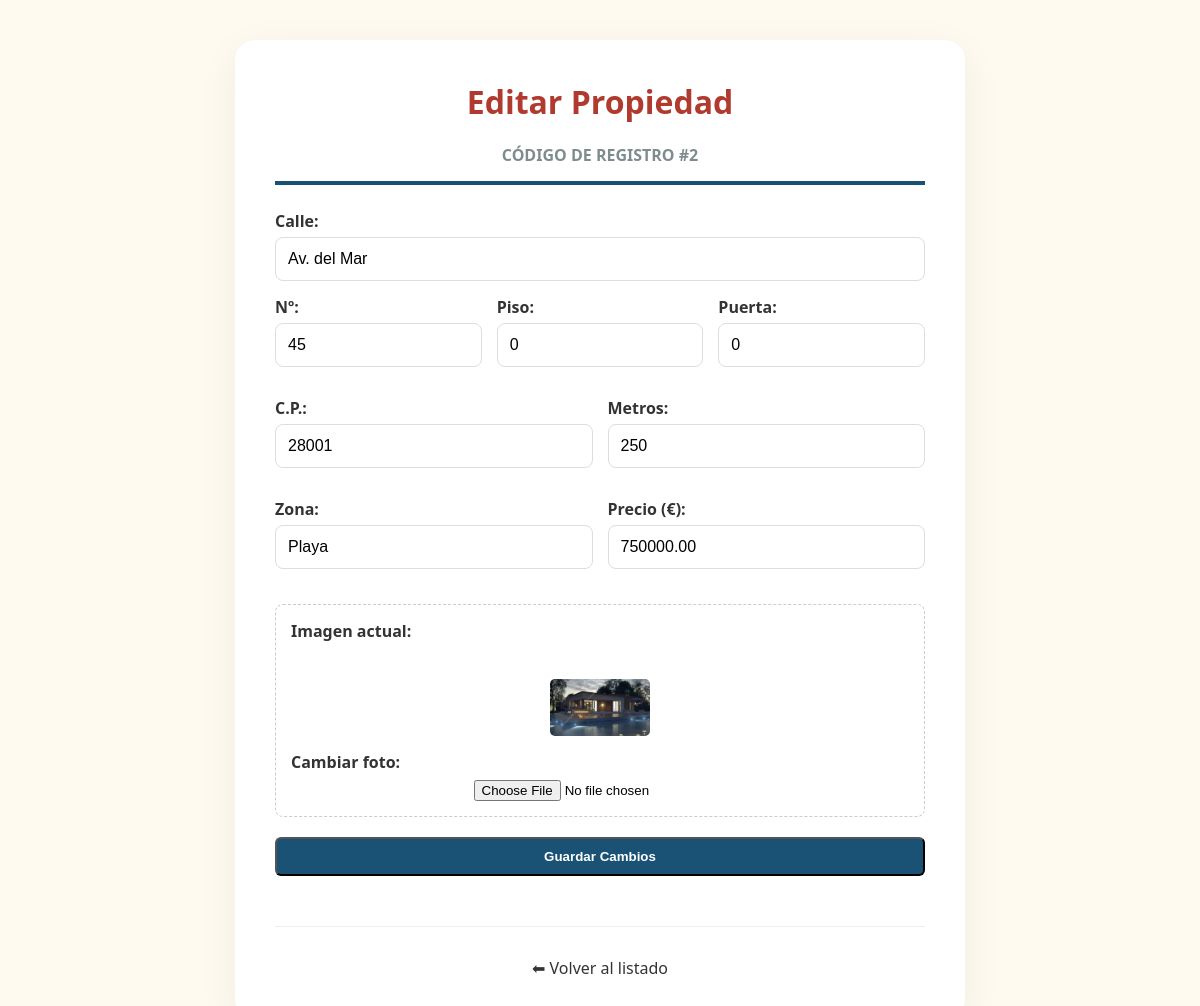
/administrador/pisos/modificar.php?codigo=2 (signed in), run on the app's committed database.
### tables this page shows
CREATE TABLE `pisos` (
  `Codigo_piso` int(11) NOT NULL,
  `calle` varchar(40) NOT NULL,
  `numero` int(11) NOT NULL,
  `piso` int(11) NOT NULL,
  `puerta` varchar(5) NOT NULL,
  `cp` int(11) NOT NULL,
  `metros` int(11) NOT NULL,
  `zona` varchar(15) DEFAULT NULL,
  `precio` decimal(10,2) NOT NULL,
  `imagen` varchar(100) NOT NULL,
  `usuario_id` int(11) DEFAULT NULL
);

### administrador/pisos/modificar.php (the view, shortened to what this page needs)
<?php
require_once "../../config/conexion.php";
$id = intval($_GET['codigo'] ?? 0);
$res = mysqli_query($conn, "SELECT * FROM pisos WHERE Codigo_piso = $id");
$piso = mysqli_fetch_assoc($res);
?>
<!DOCTYPE html>
<html lang="es">
<head>
    <link rel="stylesheet" href="../../css/estilos.css">
    <link rel="stylesheet" href="../../css/admin.css">
</head>
<body>
    <div class="caja-principal" style="max-width: 650px;">
        <div class="admin-header">
            <h1 class="titulo-hola">Editar Propiedad</h1>
            <p class="texto-rol">CÓDIGO DE REGISTRO #<?php echo $id; ?></p>
        </div>
        <form method="POST" enctype="multipart/form-data">
            <label class="label-bold">Calle:</label>
            <input type="text" name="calle" class="input-gema" value="<?php echo htmlspecialchars($piso['calle']); ?>"
                required>
            <div class="grupo-triple">
                <div>
                    <label class="label-bold">Nº:</label>
                    <input type="number" name="numero" class="input-gema" value="<?php echo $piso['numero']; ?>"
                        required>
                </div>
                <div>
                    <label class="label-bold">Piso:</label>
                    <input type="number" name="piso" class="input-gema" value="<?php echo $piso['piso']; ?>" required>
                </div>
                <div>
                    <label class="label-bold">Puerta:</label>
                    <input type="text" name="puerta" class="input-gema"
                        value="<?php echo htmlspecialchars($piso['puerta']); ?>" required>
                </div>
            </div>
            <div class="grupo-doble">
                <div>
                    <label class="label-bold">C.P.:</label>
                    <input type="number" name="cp" class="input-gema" value="<?php echo $piso['cp']; ?>">
                </div>
                <div>
                    <label class="label-bold">Metros:</label>
                    <input type="number" name="metros" class="input-gema" value="<?php echo $piso['metros']; ?>">
                </div>
            </div>
            <div class="grupo-doble">
                <div>
                    <label class="label-bold">Zona:</label>
                    <input type="text" name="zona" class="input-gema"
                        value="<?php echo htmlspecialchars($piso['zona']); ?>">
                </div>
                <div>
                    <label class="label-bold">Precio (€):</label>
                    <input type="number" step="0.01" name="precio" class="input-gema"
                        value="<?php echo $piso['precio']; ?>" required>
                </div>
            </div>
            <div style="margin-top: 20px; padding: 15px; border: 1px dashed #ccc; border-radius: 8px;">
                <label class="label-bold">Imagen actual:</label><br>
                <img src="../../img/<?php echo $piso['imagen']; ?>"
                    style="width: 100px; height: auto; margin: 10px 0; border-radius: 5px;">
                <br>
                <label class="label-bold">Cambiar foto:</label>
                <input type="file" name="imagen" accept="image/*" class="input-file">
            </div>
            <button type="submit" class="boton-admin" style="width:100%; margin-top:20px; cursor: pointer;">Guardar
                Cambios</button>
        </form>
        <div class="separador-footer">
            <a href="listar.php" class="nav-link">⬅ Volver al listado</a>
        </div>
    </div>
</body>
</html>

### css/estilos.css (style rules this page uses)
body { background-color: #fffaf0; margin: 0; font-family: 'Segoe UI', Tahoma, Geneva, Verdana, sans-serif; display: flex; flex-direction: column; min-height: 100vh; }
h1, h2, h3 { margin-top: 0; }
.caja-principal { background: white; padding: 40px; border-radius: 20px; box-shadow: 0 10px 40px rgba(0,0,0,0.06); max-width: 800px; width: 90%; margin: 40px auto; text-align: center; }
.input-gema, .select-gema { width: 100%; padding: 12px; margin-bottom: 15px; border: 1px solid #ddd; border-radius: 8px; box-sizing: border-box; font-size: 1rem; }
.texto-rol { color: #7f8c8d; font-weight: bold; margin-bottom: 5px; }
.titulo-hola { color: #b03a2e; margin-top: 0; }
.separador-footer { margin-top: 50px; border-top: 1px solid #eee; padding-top: 30px; width: 100%; }
.nav-link { text-decoration: none; color: #333; font-weight: 500; }
.grupo-triple { display: grid; grid-template-columns: 1fr 1fr 1fr; gap: 15px; margin-bottom: 15px; }
.grupo-doble { display: grid; grid-template-columns: 1fr 1fr; gap: 15px; margin-bottom: 15px; }
.label-bold { display: block; font-weight: bold; color: #333; margin-bottom: 5px; text-align: left; }
.boton-admin { background-color: #1a5276 !important; color: white !important; transition: background-color 0.3s ease; }
.admin-header { border-bottom: 4px solid #1a5276; margin-bottom: 25px; padding-bottom: 10px; }

### css/admin.css (style rules this page uses)
.admin-header { border-bottom: 4px solid #1a5276; margin-bottom: 25px; padding-bottom: 10px; }
.boton-admin { background-color: #1a5276 !important; color: white !important; padding: 10px 20px; border-radius: 6px; font-weight: bold; transition: background-color 0.3s ease; }

### data on the page
pisos: calle "Av. del Mar", numero "45", piso "0", puerta "0", cp "28001", metros "250", zona "Playa", precio "750000.00", imagen (picture)

### other printed values
$id "2"
